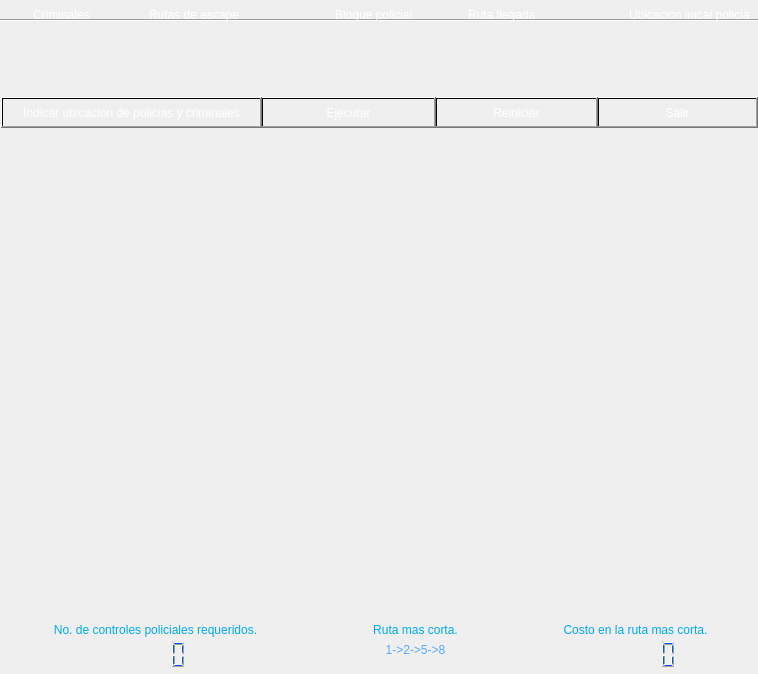
<?xml version="1.0" encoding="UTF-8"?>
<ui version="4.0">
 <class>Principal</class>
 <widget class="QMainWindow" name="Principal">
  <property name="geometry">
   <rect>
    <x>0</x>
    <y>0</y>
    <width>758</width>
    <height>674</height>
   </rect>
  </property>
  <property name="minimumSize">
   <size>
    <width>758</width>
    <height>674</height>
   </size>
  </property>
  <property name="maximumSize">
   <size>
    <width>758</width>
    <height>674</height>
   </size>
  </property>
  <property name="windowTitle">
   <string>Simulador de detención de crimenes</string>
  </property>
  <property name="windowIcon">
   <iconset resource="recursos.qrc">
    <normaloff>:/recursos/question-type-multiple-correct.png</normaloff>:/recursos/question-type-multiple-correct.png</iconset>
  </property>
  <property name="styleSheet">
   <string notr="true">border-image: url(:/recursos/fondonexus.png);</string>
  </property>
  <widget class="QWidget" name="centralwidget">
   <widget class="GraphWidget" name="GraphWidget1" native="true">
    <property name="geometry">
     <rect>
      <x>0</x>
      <y>128</y>
      <width>758</width>
      <height>491</height>
     </rect>
    </property>
    <property name="autoFillBackground">
     <bool>false</bool>
    </property>
    <property name="styleSheet">
     <string notr="true">border-image: url(:/recursos/marcografos.png);</string>
    </property>
    <property name="text" stdset="0">
     <string/>
    </property>
   </widget>
   <widget class="QPushButton" name="btnSetLadron">
    <property name="geometry">
     <rect>
      <x>1</x>
      <y>97</y>
      <width>261</width>
      <height>31</height>
     </rect>
    </property>
    <property name="styleSheet">
     <string notr="true">background-color: qradialgradient(spread:pad, cx:0.0, cy:0.0, radius:0.0, fx:0.0, fy:0.0, stop:0 rgba(0, 0, 0, 0), stop:0.35 rgba(0, 0, 0, 0), stop:0.0 rgba(0, 0, 0, 0), stop:0.425 rgba(0, 0, 0, 0), stop:0.0 rgba(0, 0, 0, 0), stop:1 rgba(0, 0, 0, 0));


border-image: url(:/imagenes/negro4.gif);
font: 75 10pt &quot;MS Shell Dlg 2&quot;;
color: rgb(255, 255, 255);</string>
    </property>
    <property name="text">
     <string>Indicar ubicación de policias y criminales</string>
    </property>
    <property name="autoDefault">
     <bool>false</bool>
    </property>
    <property name="default">
     <bool>false</bool>
    </property>
    <property name="flat">
     <bool>false</bool>
    </property>
   </widget>
   <widget class="QTextEdit" name="txtReference">
    <property name="geometry">
     <rect>
      <x>0</x>
      <y>0</y>
      <width>0</width>
      <height>0</height>
     </rect>
    </property>
    <property name="styleSheet">
     <string notr="true">background-color: qradialgradient(spread:pad, cx:0.0, cy:0.0, radius:0.0, fx:0.0, fy:0.0, stop:0 rgba(0, 0, 0, 0), stop:0.35 rgba(0, 0, 0, 0), stop:0.0 rgba(0, 0, 0, 0), stop:0.425 rgba(0, 0, 0, 0), stop:0.0 rgba(0, 0, 0, 0), stop:1 rgba(0, 0, 0, 0));


border-image: url(:/imagenes/negro4.gif);
font: 75 10pt &quot;MS Shell Dlg 2&quot;;
color: rgb(255, 255, 255);</string>
    </property>
   </widget>
   <widget class="QLabel" name="teinfo">
    <property name="geometry">
     <rect>
      <x>39</x>
      <y>60</y>
      <width>691</width>
      <height>21</height>
     </rect>
    </property>
    <property name="styleSheet">
     <string notr="true">background-color: qradialgradient(spread:pad, cx:0.0, cy:0.0, radius:0.0, fx:0.0, fy:0.0, stop:0 rgba(0, 0, 0, 0), stop:0.35 rgba(0, 0, 0, 0), stop:0.0 rgba(0, 0, 0, 0), stop:0.425 rgba(0, 0, 0, 0), stop:0.0 rgba(0, 0, 0, 0), stop:1 rgba(0, 0, 0, 0));


border-image: url(:/imagenes/negro4.gif);
font: 75 10pt &quot;MS Shell Dlg 2&quot;;
color: rgb(255, 255, 255);</string>
    </property>
    <property name="text">
     <string/>
    </property>
    <property name="alignment">
     <set>Qt::AlignLeading|Qt::AlignLeft|Qt::AlignVCenter</set>
    </property>
   </widget>
   <widget class="QPushButton" name="btnRestar">
    <property name="geometry">
     <rect>
      <x>435</x>
      <y>97</y>
      <width>163</width>
      <height>31</height>
     </rect>
    </property>
    <property name="styleSheet">
     <string notr="true">background-color: qradialgradient(spread:pad, cx:0.0, cy:0.0, radius:0.0, fx:0.0, fy:0.0, stop:0 rgba(0, 0, 0, 0), stop:0.35 rgba(0, 0, 0, 0), stop:0.0 rgba(0, 0, 0, 0), stop:0.425 rgba(0, 0, 0, 0), stop:0.0 rgba(0, 0, 0, 0), stop:1 rgba(0, 0, 0, 0));


border-image: url(:/imagenes/negro4.gif);
font: 75 10pt &quot;MS Shell Dlg 2&quot;;
color: rgb(255, 255, 255);</string>
    </property>
    <property name="text">
     <string>Reiniciar</string>
    </property>
   </widget>
   <widget class="QLabel" name="label">
    <property name="geometry">
     <rect>
      <x>-5</x>
      <y>52</y>
      <width>41</width>
      <height>31</height>
     </rect>
    </property>
    <property name="styleSheet">
     <string notr="true">background-color: qradialgradient(spread:pad, cx:0.0, cy:0.0, radius:0.0, fx:0.0, fy:0.0, stop:0 rgba(0, 0, 0, 0), stop:0.35 rgba(0, 0, 0, 0), stop:0.0 rgba(0, 0, 0, 0), stop:0.425 rgba(0, 0, 0, 0), stop:0.0 rgba(0, 0, 0, 0), stop:1 rgba(0, 0, 0, 0));


border-image: url(:/imagenes/negro4.gif);
font: 75 10pt &quot;MS Shell Dlg 2&quot;;
color: rgb(255, 255, 255);
image: url(:/recursos/user_business_info.png);</string>
    </property>
    <property name="text">
     <string/>
    </property>
   </widget>
   <widget class="QLabel" name="teinfo_2">
    <property name="geometry">
     <rect>
      <x>10</x>
      <y>619</y>
      <width>291</width>
      <height>21</height>
     </rect>
    </property>
    <property name="styleSheet">
     <string notr="true">background-color: qradialgradient(spread:pad, cx:0.0, cy:0.0, radius:0.0, fx:0.0, fy:0.0, stop:0 rgba(0, 0, 0, 0), stop:0.35 rgba(0, 0, 0, 0), stop:0.0 rgba(0, 0, 0, 0), stop:0.425 rgba(0, 0, 0, 0), stop:0.0 rgba(0, 0, 0, 0), stop:1 rgba(0, 0, 0, 0));


border-image: url(:/imagenes/negro4.gif);
color: rgb(0, 170, 255);
font: 75 12pt &quot;MS Shell Dlg 2&quot;;

</string>
    </property>
    <property name="text">
     <string>No. de controles policiales requeridos.</string>
    </property>
    <property name="alignment">
     <set>Qt::AlignCenter</set>
    </property>
   </widget>
   <widget class="QLCDNumber" name="lcdControles">
    <property name="geometry">
     <rect>
      <x>20</x>
      <y>639</y>
      <width>261</width>
      <height>31</height>
     </rect>
    </property>
    <property name="styleSheet">
     <string notr="true">background-color: qradialgradient(spread:pad, cx:0.0, cy:0.0, radius:0.0, fx:0.0, fy:0.0, stop:0 rgba(0, 0, 0, 0), stop:0.35 rgba(0, 0, 0, 0), stop:0.0 rgba(0, 0, 0, 0), stop:0.425 rgba(0, 0, 0, 0), stop:0.0 rgba(0, 0, 0, 0), stop:1 rgba(0, 0, 0, 0));


border-image: url(:/imagenes/negro4.gif);

color: rgb(0, 85, 255);</string>
    </property>
    <property name="frameShape">
     <enum>QFrame::NoFrame</enum>
    </property>
    <property name="frameShadow">
     <enum>QFrame::Raised</enum>
    </property>
    <property name="smallDecimalPoint">
     <bool>false</bool>
    </property>
    <property name="mode">
     <enum>QLCDNumber::Dec</enum>
    </property>
    <property name="segmentStyle">
     <enum>QLCDNumber::Filled</enum>
    </property>
   </widget>
   <widget class="QLabel" name="teinfo_3">
    <property name="geometry">
     <rect>
      <x>290</x>
      <y>619</y>
      <width>251</width>
      <height>21</height>
     </rect>
    </property>
    <property name="styleSheet">
     <string notr="true">background-color: qradialgradient(spread:pad, cx:0.0, cy:0.0, radius:0.0, fx:0.0, fy:0.0, stop:0 rgba(0, 0, 0, 0), stop:0.35 rgba(0, 0, 0, 0), stop:0.0 rgba(0, 0, 0, 0), stop:0.425 rgba(0, 0, 0, 0), stop:0.0 rgba(0, 0, 0, 0), stop:1 rgba(0, 0, 0, 0));


border-image: url(:/imagenes/negro4.gif);
color: rgb(0, 170, 255);
font: 75 12pt &quot;MS Shell Dlg 2&quot;;

</string>
    </property>
    <property name="text">
     <string>Ruta mas corta.</string>
    </property>
    <property name="alignment">
     <set>Qt::AlignCenter</set>
    </property>
   </widget>
   <widget class="QLabel" name="teinfo_4">
    <property name="geometry">
     <rect>
      <x>520</x>
      <y>619</y>
      <width>231</width>
      <height>21</height>
     </rect>
    </property>
    <property name="styleSheet">
     <string notr="true">background-color: qradialgradient(spread:pad, cx:0.0, cy:0.0, radius:0.0, fx:0.0, fy:0.0, stop:0 rgba(0, 0, 0, 0), stop:0.35 rgba(0, 0, 0, 0), stop:0.0 rgba(0, 0, 0, 0), stop:0.425 rgba(0, 0, 0, 0), stop:0.0 rgba(0, 0, 0, 0), stop:1 rgba(0, 0, 0, 0));


border-image: url(:/imagenes/negro4.gif);
color: rgb(0, 170, 255);
font: 75 12pt &quot;MS Shell Dlg 2&quot;;

</string>
    </property>
    <property name="text">
     <string>Costo en la ruta mas corta.</string>
    </property>
    <property name="alignment">
     <set>Qt::AlignCenter</set>
    </property>
   </widget>
   <widget class="QLCDNumber" name="lcdCosto">
    <property name="geometry">
     <rect>
      <x>550</x>
      <y>639</y>
      <width>181</width>
      <height>31</height>
     </rect>
    </property>
    <property name="styleSheet">
     <string notr="true">background-color: qradialgradient(spread:pad, cx:0.0, cy:0.0, radius:0.0, fx:0.0, fy:0.0, stop:0 rgba(0, 0, 0, 0), stop:0.35 rgba(0, 0, 0, 0), stop:0.0 rgba(0, 0, 0, 0), stop:0.425 rgba(0, 0, 0, 0), stop:0.0 rgba(0, 0, 0, 0), stop:1 rgba(0, 0, 0, 0));


border-image: url(:/imagenes/negro4.gif);

color: rgb(0, 85, 255);</string>
    </property>
    <property name="frameShape">
     <enum>QFrame::NoFrame</enum>
    </property>
   </widget>
   <widget class="QPushButton" name="btnEjecutar">
    <property name="geometry">
     <rect>
      <x>261</x>
      <y>97</y>
      <width>175</width>
      <height>31</height>
     </rect>
    </property>
    <property name="styleSheet">
     <string notr="true">background-color: qradialgradient(spread:pad, cx:0.0, cy:0.0, radius:0.0, fx:0.0, fy:0.0, stop:0 rgba(0, 0, 0, 0), stop:0.35 rgba(0, 0, 0, 0), stop:0.0 rgba(0, 0, 0, 0), stop:0.425 rgba(0, 0, 0, 0), stop:0.0 rgba(0, 0, 0, 0), stop:1 rgba(0, 0, 0, 0));


border-image: url(:/imagenes/negro4.gif);
font: 75 10pt &quot;MS Shell Dlg 2&quot;;
color: rgb(255, 255, 255);</string>
    </property>
    <property name="text">
     <string>Ejecutar</string>
    </property>
    <property name="autoDefault">
     <bool>false</bool>
    </property>
    <property name="default">
     <bool>false</bool>
    </property>
    <property name="flat">
     <bool>false</bool>
    </property>
   </widget>
   <widget class="QLabel" name="teRutaCorta">
    <property name="geometry">
     <rect>
      <x>290</x>
      <y>639</y>
      <width>251</width>
      <height>21</height>
     </rect>
    </property>
    <property name="styleSheet">
     <string notr="true">background-color: qradialgradient(spread:pad, cx:0.0, cy:0.0, radius:0.0, fx:0.0, fy:0.0, stop:0 rgba(0, 0, 0, 0), stop:0.35 rgba(0, 0, 0, 0), stop:0.0 rgba(0, 0, 0, 0), stop:0.425 rgba(0, 0, 0, 0), stop:0.0 rgba(0, 0, 0, 0), stop:1 rgba(0, 0, 0, 0));


border-image: url(:/imagenes/negro4.gif);
color: rgb(85, 170, 255);
font: 75 12pt &quot;MS Shell Dlg 2&quot;;
</string>
    </property>
    <property name="text">
     <string>1-&gt;2-&gt;5-&gt;8</string>
    </property>
    <property name="alignment">
     <set>Qt::AlignCenter</set>
    </property>
   </widget>
   <widget class="QLabel" name="teinfo_5">
    <property name="geometry">
     <rect>
      <x>33</x>
      <y>5</y>
      <width>71</width>
      <height>20</height>
     </rect>
    </property>
    <property name="styleSheet">
     <string notr="true">background-color: qradialgradient(spread:pad, cx:0.0, cy:0.0, radius:0.0, fx:0.0, fy:0.0, stop:0 rgba(0, 0, 0, 0), stop:0.35 rgba(0, 0, 0, 0), stop:0.0 rgba(0, 0, 0, 0), stop:0.425 rgba(0, 0, 0, 0), stop:0.0 rgba(0, 0, 0, 0), stop:1 rgba(0, 0, 0, 0));


border-image: url(:/imagenes/negro4.gif);
font: 75 10pt &quot;MS Shell Dlg 2&quot;;
color: rgb(255, 255, 255);</string>
    </property>
    <property name="text">
     <string>Criminales</string>
    </property>
    <property name="alignment">
     <set>Qt::AlignLeading|Qt::AlignLeft|Qt::AlignVCenter</set>
    </property>
   </widget>
   <widget class="QLabel" name="label_2">
    <property name="geometry">
     <rect>
      <x>-5</x>
      <y>-1</y>
      <width>41</width>
      <height>31</height>
     </rect>
    </property>
    <property name="styleSheet">
     <string notr="true">background-color: qradialgradient(spread:pad, cx:0.0, cy:0.0, radius:0.0, fx:0.0, fy:0.0, stop:0 rgba(0, 0, 0, 0), stop:0.35 rgba(0, 0, 0, 0), stop:0.0 rgba(0, 0, 0, 0), stop:0.425 rgba(0, 0, 0, 0), stop:0.0 rgba(0, 0, 0, 0), stop:1 rgba(0, 0, 0, 0));


border-image: url(:/imagenes/negro4.gif);
font: 75 10pt &quot;MS Shell Dlg 2&quot;;
color: rgb(255, 255, 255);
image: url(:/recursos/ladron.png);</string>
    </property>
    <property name="text">
     <string/>
    </property>
   </widget>
   <widget class="QLabel" name="teinfo_6">
    <property name="geometry">
     <rect>
      <x>149</x>
      <y>5</y>
      <width>111</width>
      <height>20</height>
     </rect>
    </property>
    <property name="styleSheet">
     <string notr="true">background-color: qradialgradient(spread:pad, cx:0.0, cy:0.0, radius:0.0, fx:0.0, fy:0.0, stop:0 rgba(0, 0, 0, 0), stop:0.35 rgba(0, 0, 0, 0), stop:0.0 rgba(0, 0, 0, 0), stop:0.425 rgba(0, 0, 0, 0), stop:0.0 rgba(0, 0, 0, 0), stop:1 rgba(0, 0, 0, 0));


border-image: url(:/imagenes/negro4.gif);
font: 75 10pt &quot;MS Shell Dlg 2&quot;;
color: rgb(255, 255, 255);</string>
    </property>
    <property name="text">
     <string>Rutas de escape</string>
    </property>
    <property name="alignment">
     <set>Qt::AlignLeading|Qt::AlignLeft|Qt::AlignVCenter</set>
    </property>
   </widget>
   <widget class="QLabel" name="label_3">
    <property name="geometry">
     <rect>
      <x>107</x>
      <y>1</y>
      <width>41</width>
      <height>31</height>
     </rect>
    </property>
    <property name="styleSheet">
     <string notr="true">background-color: qradialgradient(spread:pad, cx:0.0, cy:0.0, radius:0.0, fx:0.0, fy:0.0, stop:0 rgba(0, 0, 0, 0), stop:0.35 rgba(0, 0, 0, 0), stop:0.0 rgba(0, 0, 0, 0), stop:0.425 rgba(0, 0, 0, 0), stop:0.0 rgba(0, 0, 0, 0), stop:1 rgba(0, 0, 0, 0));


border-image: url(:/imagenes/negro4.gif);
font: 75 10pt &quot;MS Shell Dlg 2&quot;;
color: rgb(255, 255, 255);
image: url(:/recursos/LEL.png);</string>
    </property>
    <property name="text">
     <string/>
    </property>
   </widget>
   <widget class="QLabel" name="teinfo_7">
    <property name="geometry">
     <rect>
      <x>335</x>
      <y>5</y>
      <width>91</width>
      <height>20</height>
     </rect>
    </property>
    <property name="styleSheet">
     <string notr="true">background-color: qradialgradient(spread:pad, cx:0.0, cy:0.0, radius:0.0, fx:0.0, fy:0.0, stop:0 rgba(0, 0, 0, 0), stop:0.35 rgba(0, 0, 0, 0), stop:0.0 rgba(0, 0, 0, 0), stop:0.425 rgba(0, 0, 0, 0), stop:0.0 rgba(0, 0, 0, 0), stop:1 rgba(0, 0, 0, 0));


border-image: url(:/imagenes/negro4.gif);
font: 75 10pt &quot;MS Shell Dlg 2&quot;;
color: rgb(255, 255, 255);</string>
    </property>
    <property name="text">
     <string>Bloque policial</string>
    </property>
    <property name="alignment">
     <set>Qt::AlignLeading|Qt::AlignLeft|Qt::AlignVCenter</set>
    </property>
   </widget>
   <widget class="QLabel" name="label_4">
    <property name="geometry">
     <rect>
      <x>296</x>
      <y>-1</y>
      <width>41</width>
      <height>31</height>
     </rect>
    </property>
    <property name="styleSheet">
     <string notr="true">background-color: qradialgradient(spread:pad, cx:0.0, cy:0.0, radius:0.0, fx:0.0, fy:0.0, stop:0 rgba(0, 0, 0, 0), stop:0.35 rgba(0, 0, 0, 0), stop:0.0 rgba(0, 0, 0, 0), stop:0.425 rgba(0, 0, 0, 0), stop:0.0 rgba(0, 0, 0, 0), stop:1 rgba(0, 0, 0, 0));


border-image: url(:/imagenes/negro4.gif);
font: 75 10pt &quot;MS Shell Dlg 2&quot;;
color: rgb(255, 255, 255);
image: url(:/recursos/policia.png);</string>
    </property>
    <property name="text">
     <string/>
    </property>
   </widget>
   <widget class="QLabel" name="label_5">
    <property name="geometry">
     <rect>
      <x>426</x>
      <y>1</y>
      <width>41</width>
      <height>31</height>
     </rect>
    </property>
    <property name="styleSheet">
     <string notr="true">background-color: qradialgradient(spread:pad, cx:0.0, cy:0.0, radius:0.0, fx:0.0, fy:0.0, stop:0 rgba(0, 0, 0, 0), stop:0.35 rgba(0, 0, 0, 0), stop:0.0 rgba(0, 0, 0, 0), stop:0.425 rgba(0, 0, 0, 0), stop:0.0 rgba(0, 0, 0, 0), stop:1 rgba(0, 0, 0, 0));


border-image: url(:/imagenes/negro4.gif);
font: 75 10pt &quot;MS Shell Dlg 2&quot;;
color: rgb(255, 255, 255);
image: url(:/recursos/LLP.png);</string>
    </property>
    <property name="text">
     <string/>
    </property>
   </widget>
   <widget class="QLabel" name="teinfo_8">
    <property name="geometry">
     <rect>
      <x>468</x>
      <y>5</y>
      <width>71</width>
      <height>20</height>
     </rect>
    </property>
    <property name="styleSheet">
     <string notr="true">background-color: qradialgradient(spread:pad, cx:0.0, cy:0.0, radius:0.0, fx:0.0, fy:0.0, stop:0 rgba(0, 0, 0, 0), stop:0.35 rgba(0, 0, 0, 0), stop:0.0 rgba(0, 0, 0, 0), stop:0.425 rgba(0, 0, 0, 0), stop:0.0 rgba(0, 0, 0, 0), stop:1 rgba(0, 0, 0, 0));


border-image: url(:/imagenes/negro4.gif);
font: 75 10pt &quot;MS Shell Dlg 2&quot;;
color: rgb(255, 255, 255);</string>
    </property>
    <property name="text">
     <string>Ruta llegada</string>
    </property>
    <property name="alignment">
     <set>Qt::AlignLeading|Qt::AlignLeft|Qt::AlignVCenter</set>
    </property>
   </widget>
   <widget class="QLabel" name="label_6">
    <property name="geometry">
     <rect>
      <x>591</x>
      <y>-1</y>
      <width>41</width>
      <height>31</height>
     </rect>
    </property>
    <property name="styleSheet">
     <string notr="true">background-color: qradialgradient(spread:pad, cx:0.0, cy:0.0, radius:0.0, fx:0.0, fy:0.0, stop:0 rgba(0, 0, 0, 0), stop:0.35 rgba(0, 0, 0, 0), stop:0.0 rgba(0, 0, 0, 0), stop:0.425 rgba(0, 0, 0, 0), stop:0.0 rgba(0, 0, 0, 0), stop:1 rgba(0, 0, 0, 0));


border-image: url(:/imagenes/negro4.gif);
font: 75 10pt &quot;MS Shell Dlg 2&quot;;
color: rgb(255, 255, 255);
image: url(:/recursos/Circle_Green.png);</string>
    </property>
    <property name="text">
     <string/>
    </property>
   </widget>
   <widget class="QLabel" name="teinfo_9">
    <property name="geometry">
     <rect>
      <x>629</x>
      <y>5</y>
      <width>140</width>
      <height>20</height>
     </rect>
    </property>
    <property name="styleSheet">
     <string notr="true">background-color: qradialgradient(spread:pad, cx:0.0, cy:0.0, radius:0.0, fx:0.0, fy:0.0, stop:0 rgba(0, 0, 0, 0), stop:0.35 rgba(0, 0, 0, 0), stop:0.0 rgba(0, 0, 0, 0), stop:0.425 rgba(0, 0, 0, 0), stop:0.0 rgba(0, 0, 0, 0), stop:1 rgba(0, 0, 0, 0));


border-image: url(:/imagenes/negro4.gif);
font: 75 10pt &quot;MS Shell Dlg 2&quot;;
color: rgb(255, 255, 255);</string>
    </property>
    <property name="text">
     <string>Ubicación inical policia</string>
    </property>
    <property name="alignment">
     <set>Qt::AlignLeading|Qt::AlignLeft|Qt::AlignVCenter</set>
    </property>
   </widget>
   <widget class="QPushButton" name="btnRestar_2">
    <property name="geometry">
     <rect>
      <x>597</x>
      <y>97</y>
      <width>161</width>
      <height>31</height>
     </rect>
    </property>
    <property name="styleSheet">
     <string notr="true">background-color: qradialgradient(spread:pad, cx:0.0, cy:0.0, radius:0.0, fx:0.0, fy:0.0, stop:0 rgba(0, 0, 0, 0), stop:0.35 rgba(0, 0, 0, 0), stop:0.0 rgba(0, 0, 0, 0), stop:0.425 rgba(0, 0, 0, 0), stop:0.0 rgba(0, 0, 0, 0), stop:1 rgba(0, 0, 0, 0));


border-image: url(:/imagenes/negro4.gif);
font: 75 10pt &quot;MS Shell Dlg 2&quot;;
color: rgb(255, 255, 255);</string>
    </property>
    <property name="text">
     <string>Salir</string>
    </property>
   </widget>
   <widget class="Line" name="line">
    <property name="geometry">
     <rect>
      <x>-20</x>
      <y>0</y>
      <width>791</width>
      <height>41</height>
     </rect>
    </property>
    <property name="styleSheet">
     <string notr="true">background-color: qradialgradient(spread:pad, cx:0.0, cy:0.0, radius:0.0, fx:0.0, fy:0.0, stop:0 rgba(0, 0, 0, 0), stop:0.35 rgba(0, 0, 0, 0), stop:0.0 rgba(0, 0, 0, 0), stop:0.425 rgba(0, 0, 0, 0), stop:0.0 rgba(0, 0, 0, 0), stop:1 rgba(0, 0, 0, 0));

border-image: url(:/recursos/bannerH.png);</string>
    </property>
    <property name="orientation">
     <enum>Qt::Horizontal</enum>
    </property>
   </widget>
   <zorder>line</zorder>
   <zorder>btnRestar_2</zorder>
   <zorder>GraphWidget1</zorder>
   <zorder>txtReference</zorder>
   <zorder>teinfo</zorder>
   <zorder>btnRestar</zorder>
   <zorder>label</zorder>
   <zorder>teinfo_2</zorder>
   <zorder>lcdControles</zorder>
   <zorder>teinfo_3</zorder>
   <zorder>teinfo_4</zorder>
   <zorder>lcdCosto</zorder>
   <zorder>btnEjecutar</zorder>
   <zorder>teRutaCorta</zorder>
   <zorder>teinfo_5</zorder>
   <zorder>label_2</zorder>
   <zorder>teinfo_6</zorder>
   <zorder>label_3</zorder>
   <zorder>teinfo_7</zorder>
   <zorder>label_4</zorder>
   <zorder>label_5</zorder>
   <zorder>teinfo_8</zorder>
   <zorder>label_6</zorder>
   <zorder>teinfo_9</zorder>
   <zorder>btnSetLadron</zorder>
  </widget>
 </widget>
 <customwidgets>
  <customwidget>
   <class>GraphWidget</class>
   <extends>QWidget</extends>
   <header>graphwidget.h</header>
  </customwidget>
 </customwidgets>
 <resources>
  <include location="recursos.qrc"/>
 </resources>
 <connections/>
</ui>
